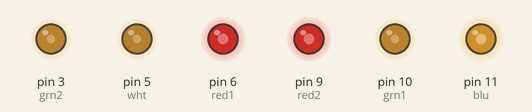
Simulated run of this sketch. Board: Arduino Uno, built with avr-gcc and run on an emulated ATmega328P. Shown: output pins drawn as LEDs (lit = HIGH). Random numbers use the default seed unless the sketch sets one.

Above: at 0.1 s.
At 2.2 s:
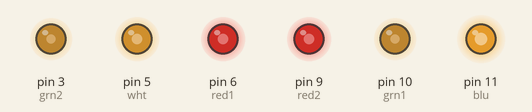
At 4.3 s:
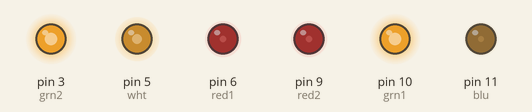
At 7.2 s:
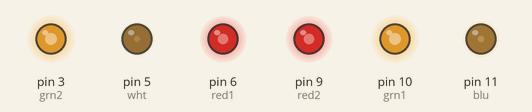
At 10.8 s:
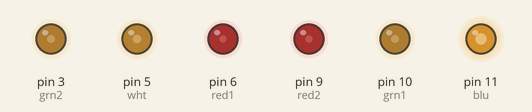
At 32.8 s:
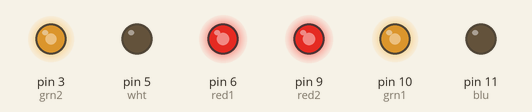
Timing chart, 0 to 40.0 s (numbered marks = the images above):
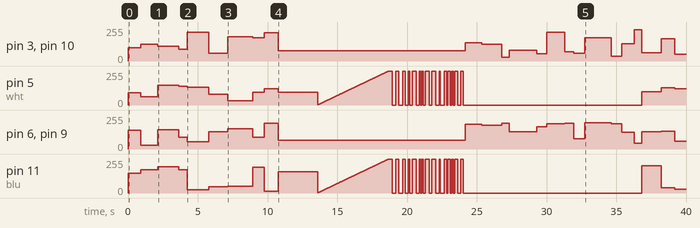

Measured:
- by itself, pin 5 (wht): 0/255 → 93/255 at 0.00 s, → 63/255 0.93 s later, → 147/255 1.2 s later, → 140/255 1.5 s later, … (296 changes in this stretch)
- by itself, pin 11 (blu): 0/255 → 148/255 at 0.00 s, → 173/255 0.93 s later, → 197/255 1.2 s later, → 174/255 1.5 s later, … (296 changes in this stretch)

The sketch:

FakeTV.ino
```cpp
/*

 An Arduino "Fake TV"
 This is an Arduino simulation of the product called "Fake TV"
 It simulates the action of a TV being viewd by a person at night.
 The purpose is to fool burglars into thinking someone is at home watching a TV at night.
 Place it near a window behind blinds or curtains so as to not directly show the LEDs.
 You only want the aggragate effect of all the LEDs to be seen.

 I used 2 green, 2 red, one bright white and one bright blue.
 I neede more red/green because the apparent brightness of the white and blue is greater than the red/greens
 Use a diffuser over the board such as vellum papar to help scene quality.
 Of course all these parameters can be changed to suit your needs.
 Check at night near a window and adjust to suit your preferences.
 Free to modify, the possible scene algorithms are endless.

 */

int blu = 11;
int red2 = 9;
int grn1 = 10;
int grn2 = 3;
int red1 = 6;
int wht = 5;
int randpwm = 0;

void setup()
{
  pinMode(red1, OUTPUT);
  pinMode(red2, OUTPUT);
  pinMode(grn1, OUTPUT);
  pinMode(grn2, OUTPUT);
  pinMode(blu, OUTPUT);
  pinMode(wht, OUTPUT);
}

void loop()
{
  for(int i=0;i<10;i++)  //play scene 1 multiple times
  {
    scene1();
  }
  if (random(2) == 1)  //Possibly call scene 2
  {
    scene2();
  }
  if (random(2) == 1)  //Possibly call scene 3
  {
    scene3();
  }
  if (random(2) == 1)  //Possibly call scene 4
  {
    scene4();
  }
  if (random(4) == 1)  //Possibly do a commercial break
  {
    commercial();
  }
}

/*
These are the main scene algorithms
 */

void scene1()
// Changes random light levels and linger-times
// of all colors to simulate "normal" TV action
{
  randpwm = random(20,255);
  analogWrite(red1,randpwm);
  analogWrite(red2,randpwm);
  randpwm = random(20,255);
  analogWrite(grn1,randpwm);
  analogWrite(grn2,randpwm);
  analogWrite(blu,random(10,225));
  analogWrite(wht,random(10,175));
  delay(random(500,2000));
}

void scene2()
// Increases intensity of wht,blu (fade-in)
{
  delay(1000);
  for(int i=2;i<255;i++)
  {
    analogWrite(blu,i);
    analogWrite(wht,i);
    delay(20);
  }
}

void scene3()
// Flickers wht,blu for a flickeriing scene effect
{
  boolean sw = HIGH;
  for(int i=0;i<30;i++)
  {
    digitalWrite(wht,sw);
    digitalWrite(blu,sw);
    sw = !sw;
    delay(random(50,300));
  }
}

void scene4()
// Changes red/grn light levels only
// wht/blu are off
{
  //don't use wht/blu
  digitalWrite(wht,LOW);
  digitalWrite(blu,LOW);
  for(int i=0;i<12;i++)
  {
    randpwm = random(20,255);
    analogWrite(red1,randpwm);
    analogWrite(red2,randpwm);
    randpwm = random(20,255);
    analogWrite(grn1,randpwm);
    analogWrite(grn2,randpwm);
    delay(random(200,2000));
  }
}

void commercial()
// Simulates a switch to or from a commercial break
{
  analogWrite(red1,2);
  analogWrite(red2,2);
  analogWrite(grn1,2);
  analogWrite(grn2,2);
  analogWrite(blu,0);
  analogWrite(wht,0);
  delay(random(1000,2500));
}
```
